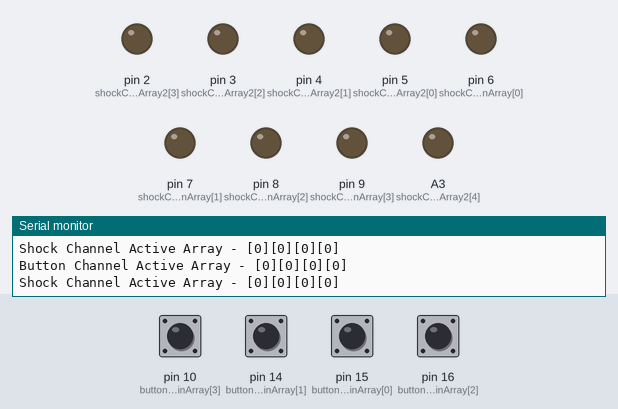
Recording of a sketch running on a simulated Arduino Uno, built with avr-gcc and run on an emulated ATmega328P. Shown: output pins drawn as LEDs (lit = HIGH), the last lines printed to the serial monitor. Inputs (shaded band) come from the test bench; at power-on: pin 10 (buttonChannelPinArray[3]), pin 14 (buttonChannelPinArray[1]), pin 15 (buttonChannelPinArray[0]), pin 16 (buttonChannelPinArray[2]) HIGH.

Above: at 1.2 s.
1.3 s: pin 10 (buttonChannelPinArray[3]) pulled LOW for 0.15 s
At 1.49 s:
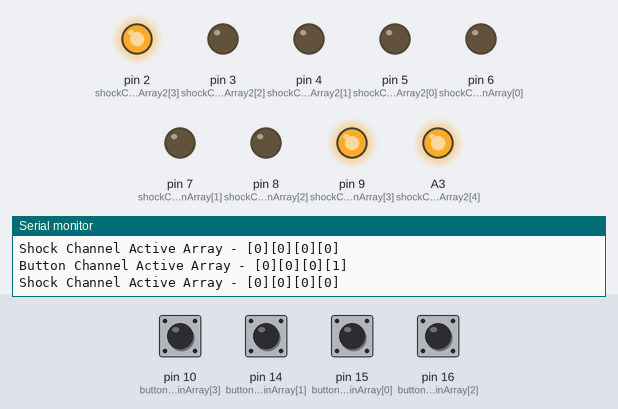
3.0 s: pin 14 (buttonChannelPinArray[1]) pulled LOW for 0.15 s
At 3.21 s:
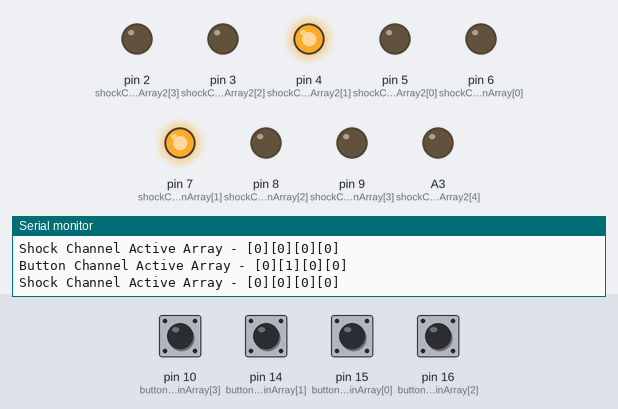
4.8 s: pin 15 (buttonChannelPinArray[0]) pulled LOW for 0.15 s
At 5.02 s:
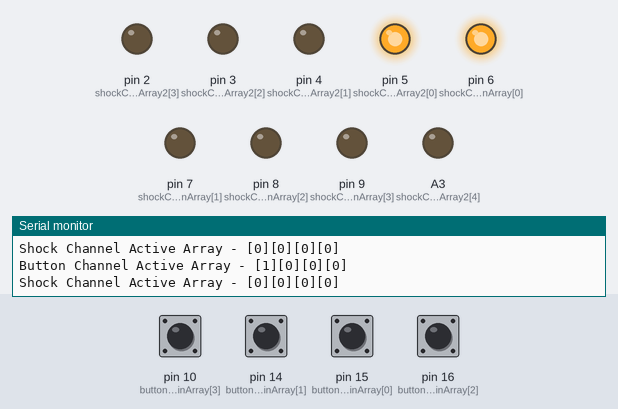
6.6 s: pin 16 (buttonChannelPinArray[2]) pulled LOW for 0.15 s
At 6.82 s:
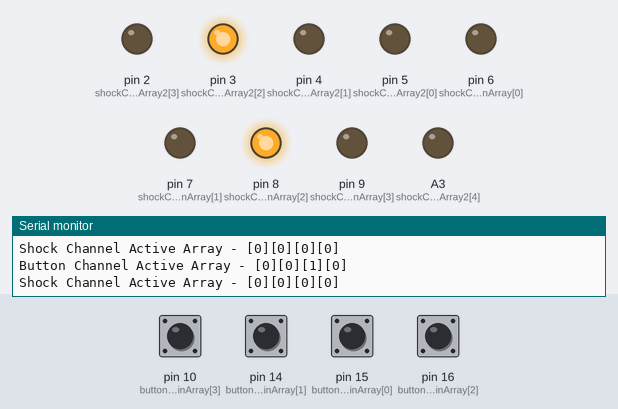
8.4 s: pin 10 (buttonChannelPinArray[3]) driven LOW and pin 14 (buttonChannelPinArray[1]) driven LOW
At 9.7 s:
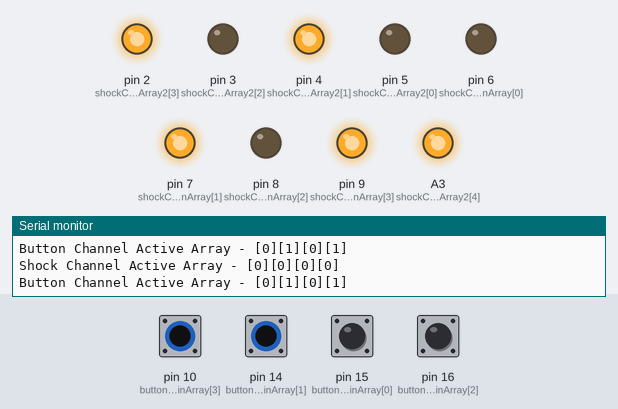
10.0 s: pin 15 (buttonChannelPinArray[0]) pulled LOW for 1 s
At 10.9 s:
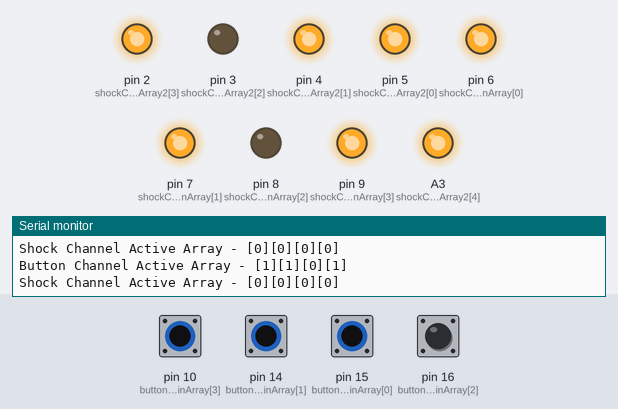
Timing chart, 0 to 13.0 s (numbered marks = the images above; inputs shaded):
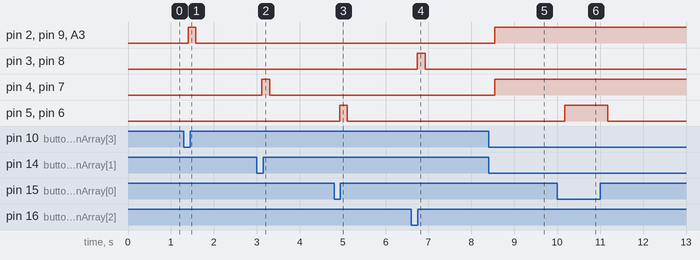

Measured:
- after the input at 1.3 s, pin 2 (shockChannelPinArray2[3]), pin 9 (shockChannelPinArray[3]), A3 (shockChannelPinArray2[4]): LOW → HIGH after 0.10 s, → LOW 0.18 s later
- after the input at 3.0 s, pin 4 (shockChannelPinArray2[1]), pin 7 (shockChannelPinArray[1]): LOW → HIGH after 0.12 s, → LOW 0.18 s later
- after the input at 4.8 s, pin 5 (shockChannelPinArray2[0]), pin 6 (shockChannelPinArray[0]): LOW → HIGH after 0.13 s, → LOW 0.18 s later
- after the input at 6.6 s, pin 3 (shockChannelPinArray2[2]), pin 8 (shockChannelPinArray[2]): LOW → HIGH after 0.14 s, → LOW 0.18 s later
- after the input at 8.4 s, pin 2 (shockChannelPinArray2[3]), pin 4 (shockChannelPinArray2[1]), pin 7 (shockChannelPinArray[1]), pin 9 (shockChannelPinArray[3]), A3 (shockChannelPinArray2[4]): LOW → HIGH after 0.15 s
- after the input at 10.0 s, pin 5 (shockChannelPinArray2[0]), pin 6 (shockChannelPinArray[0]): LOW → HIGH after 0.18 s, → LOW 1.0 s later

The sketch:

Channel_Chopper_V1.ino
```cpp
// recieved message will be "Shock¬1¬1" this equates to channel 1, turn on


const byte numChars = 32;
char receivedChars[numChars]; // an array to store the received data

boolean newData = false;

char message1FromPC[32] = {0};
char message2FromPC[32] = {0};
char message3FromPC[32] = {0};

char recvChar;
char endMarker = '\n';

int shockChannelPinArray[] = {6,7,8,9}; //holds the pins for the LED channel outputs
int shockChannelPinArray2[] = {5,4,3,2,A3}; //holds the pins for the octocouplers ADD A3 WHEN WORKING!!!!!!!!!!!!!!!!!!!!!!!!!!!!!!!!!!!!!!!!!!!!!!!!!
int buttonChannelPinArray[] = {15,14,16,10}; //CHANGE THIS TO MATCH BUTTON PINS!!!!!!!!!!!!!

int shockChannelActive[] = {0,0,0,0};
int buttonShockChannelActive[] = {0,0,0,0};

void setup() {
 Serial.begin(9600);
 Serial.println("<Arduino is ready>");
 for (int i = 0; i<(sizeof(shockChannelPinArray)/sizeof(shockChannelPinArray[0])); i++) {
  pinMode(shockChannelPinArray[i], OUTPUT);
 }
 for (int i = 0; i<4; i++) {
  pinMode(shockChannelPinArray2[i], OUTPUT);
  pinMode(buttonChannelPinArray[i], INPUT_PULLUP);
 }
 pinMode(shockChannelPinArray2[4], OUTPUT);
}

void loop() {
 recvWithEndMarker();
 showNewData();
buttonPress();
 serialDebug();
 actualShock();  ///////////////////////////////////////////////////////////////////////////////////////////////////////////////////////////////////////////////////////
}

void serialDebug() {
  Serial.print ("Shock Channel Active Array - ");
  for (int i = 0; i<=(sizeof(buttonChannelPinArray) / sizeof(shockChannelPinArray[0]))-1; i++){
    Serial.print("[");
  Serial.print (shockChannelActive[i]);
  Serial.print("]");
  }
  Serial.println("");
  Serial.print ("Button Channel Active Array - ");
  for (int i = 0; i<=(sizeof(buttonChannelPinArray) / sizeof(buttonChannelPinArray[0]))-1; i++){
    Serial.print("[");
    Serial.print (buttonShockChannelActive[i]);
    Serial.print("]");
  }
  Serial.println("");
}

//This func recieves the incoming serial data and adds it to a Char array.
//when end marker is recieved it sets newdata flag to true
void recvWithEndMarker() {
 static byte ndx = 0;
 char endMarker = '\n';
 char rc;

 // if (Serial.available() > 0) {
   while (Serial.available() > 0 && newData == false) {
    rc = Serial.read();
    if (rc != endMarker) {
      receivedChars[ndx] = rc;
      ndx++;
      if (ndx >= numChars) {
        ndx = numChars - 1;
      }
    }
    else {
      receivedChars[ndx] = '\0'; // terminate the string
      ndx = 0;
      newData = true;
      }
  }
}


//if newData flag is triggered then parse the data
void showNewData() {
  if (newData == true) {
//  Serial.print("This just in ... ");
//  Serial.println(receivedChars);
  newData = false;
  parseData();
//  showParsedData();
   shock();
  }
}

void parseData() {

    // split the data into its parts

  char * strtokIndx; // this is used by strtok() as an index

  strtokIndx = strtok(receivedChars,"¬");      // get the first part - the string
  strcpy(message1FromPC, strtokIndx); // copy it to messageFromPC
  strtokIndx = strtok(NULL,"¬");      // get the first part - the string
  strcpy(message2FromPC, strtokIndx); // copy it to messageFromPC
  strtokIndx = strtok(NULL,"¬");      // get the first part - the string
  strcpy(message3FromPC, strtokIndx); // copy it to messageFromPC
 // strtokIndx = strtok(NULL, ","); // this continues where the previous call left off
 // integerFromPC = atoi(strtokIndx);     // convert this part to an integer
  // strtokIndx = strtok(NULL, ",");
  // floatFromPC = atof(strtokIndx);     // convert this part to a float

}

void shock() {
//  Serial.println("shock func running");
  if (strcmp(message1FromPC,"shock")==0) {
  int integer1FromPC = atoi(message2FromPC)-1; //convert string to int. Channels coming in would be 1-4, make 0-3
  int integer2FromPC = atoi(message3FromPC);

    if (integer1FromPC >= 0 && integer1FromPC < 4) {
    shockChannelActive[integer1FromPC] = integer2FromPC;  ////////////////////////////////////////////////////////////////////////////////////////////////////////////////
  }

}
}

void buttonPress() {
  //Serial.print(sizeof(buttonChannelPinArray) / sizeof(shockChannelPinArray[0]));
  for (int i = 0; i<4; i++) {
    if (digitalRead(buttonChannelPinArray[i])==LOW) {
      buttonShockChannelActive[i] = 1;
    } else {
      buttonShockChannelActive[i] = 0;
    }
  }
  //Serial.print ("Button Shock - ");

 // Serial.println("");
}

void actualShock() {   /////////////////////////////////////////////////////////////////////////////////////////////////////////////////////////////////////////////////////
 for (int i = 0; i<4; i++) {
   if (buttonShockChannelActive[i] == 1 || shockChannelActive[i] == 1) {
     digitalWrite(shockChannelPinArray[i], HIGH);
     digitalWrite(shockChannelPinArray2[i], HIGH);
     if (buttonShockChannelActive[3] == 1 || shockChannelActive[3] == 1) {
      digitalWrite(shockChannelPinArray2[4], HIGH);
     }
   }  else {
   digitalWrite(shockChannelPinArray[i], LOW);
   digitalWrite(shockChannelPinArray2[i], LOW);
       if (buttonShockChannelActive[3] == 0 || shockChannelActive[3] == 0) {
      digitalWrite(shockChannelPinArray2[4], LOW);
     }
 }
}
}
```
